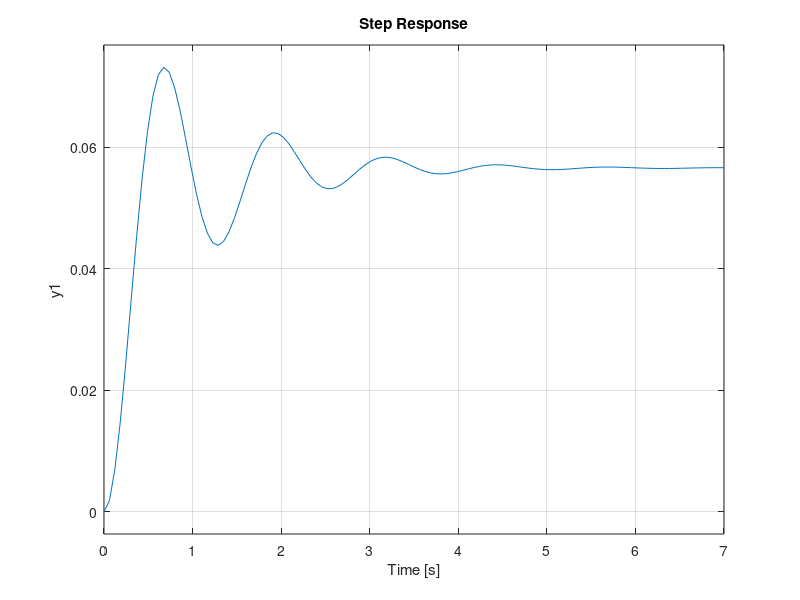

Write the MATLAB code that produced this figure.
num=[1 3]
den=conv([1 2],[1 2 25])
roots(den)
H1=tf(num,den)
subplot(1,3,1)
step(H1)
subplot(1,3,2)
nyquist(H1)
HBF=feedback(H1,1)
subplot(1,3,3)
step(HBF)
pole(HBF) 
pole(H1)